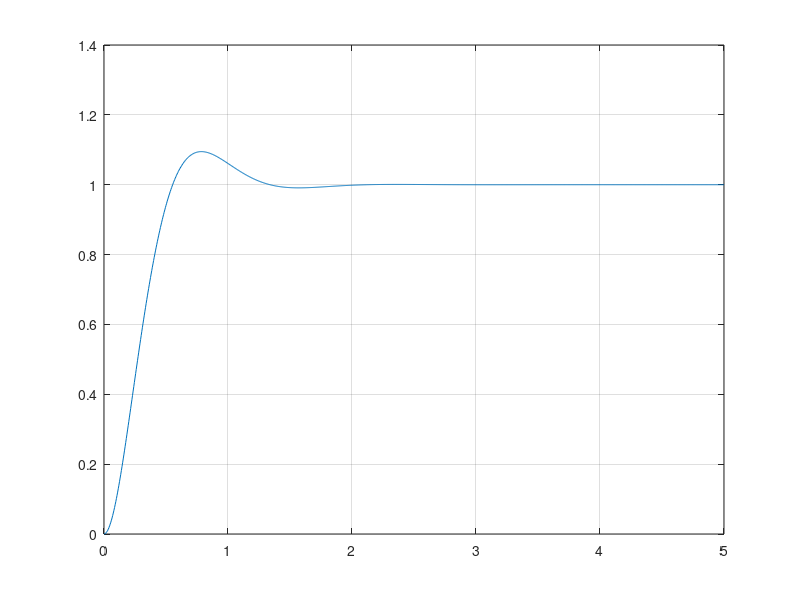

Source code (MATLAB):
clear
clc
num = [0 1 2 3];
den = [1 3 3 1];
[r, p, k] = residue(num, den)
fprintf('El residuo de 2 polinomios.\nPresione enter para continuar.\n\n');
pause

clear
clc
t = [0:0.2:10];
zeta = [0 0.2 0.4 0.6 0.8 1];
num = [0 0 1];
for n = 1:6
    den = [1 2*zeta(n) 1];
    sistema = tf(num, den);
    [y(1:51, n), t, x] = step(sistema, t);
    pause
end

plot(y,t)
plot(t,y)
grid
fprintf('La grafica de respuestas a escalon unitario de sistemas con diferente coeficiente de amortiguamiento.\nPresione enter para continuar.\n\n');
pause
clc

num = [0 0 25];
den = [1 6 25];
sistema = tf(num, den)
t = 0:0.005:5;
[y, t, x] = step(sistema, t);
plot(t, y);
grid
fprintf('Grafica de la respuesta temporal de un sistema de 2o orden.\nPresione enter para continuar.\n\n');
pause
clc

close